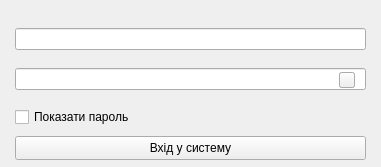
<?xml version="1.0" encoding="UTF-8"?>
<ui version="4.0">
 <class>AuthWindow</class>
 <widget class="QWidget" name="AuthWindow">
  <property name="geometry">
   <rect>
    <x>0</x>
    <y>0</y>
    <width>381</width>
    <height>167</height>
   </rect>
  </property>
  <property name="windowTitle">
   <string>Form</string>
  </property>
  <widget class="QPushButton" name="applyPushButton">
   <property name="geometry">
    <rect>
     <x>15</x>
     <y>136</y>
     <width>351</width>
     <height>24</height>
    </rect>
   </property>
   <property name="styleSheet">
    <string notr="true"/>
   </property>
   <property name="text">
    <string>Вхід у систему</string>
   </property>
  </widget>
  <widget class="QWidget" name="layoutWidget">
   <property name="geometry">
    <rect>
     <x>15</x>
     <y>16</y>
     <width>351</width>
     <height>86</height>
    </rect>
   </property>
   <layout class="QVBoxLayout" name="verticalLayout">
    <item>
     <widget class="QLineEdit" name="loginLineEdit">
      <property name="inputMask">
       <string/>
      </property>
      <property name="text">
       <string/>
      </property>
      <property name="placeholderText">
       <string/>
      </property>
     </widget>
    </item>
    <item>
     <widget class="QLineEdit" name="passwordLineEdit">
      <property name="inputMask">
       <string/>
      </property>
      <property name="text">
       <string/>
      </property>
      <property name="placeholderText">
       <string/>
      </property>
     </widget>
    </item>
   </layout>
  </widget>
  <widget class="QCheckBox" name="hiddenvisibleCheckBox">
   <property name="geometry">
    <rect>
     <x>15</x>
     <y>106</y>
     <width>351</width>
     <height>22</height>
    </rect>
   </property>
   <property name="text">
    <string>Показати пароль</string>
   </property>
  </widget>
  <widget class="QPushButton" name="visibleIconPushButton">
   <property name="geometry">
    <rect>
     <x>339</x>
     <y>72</y>
     <width>16</width>
     <height>16</height>
    </rect>
   </property>
   <property name="styleSheet">
    <string notr="true">QPushButton
{
border: 20px;
};
</string>
   </property>
   <property name="text">
    <string/>
   </property>
  </widget>
  <widget class="QPushButton" name="hiddenIconPushButton">
   <property name="geometry">
    <rect>
     <x>339</x>
     <y>72</y>
     <width>16</width>
     <height>16</height>
    </rect>
   </property>
   <property name="styleSheet">
    <string notr="true">QPushButton
{
border: 20px;
};
</string>
   </property>
   <property name="text">
    <string/>
   </property>
  </widget>
 </widget>
 <resources/>
 <connections/>
</ui>
